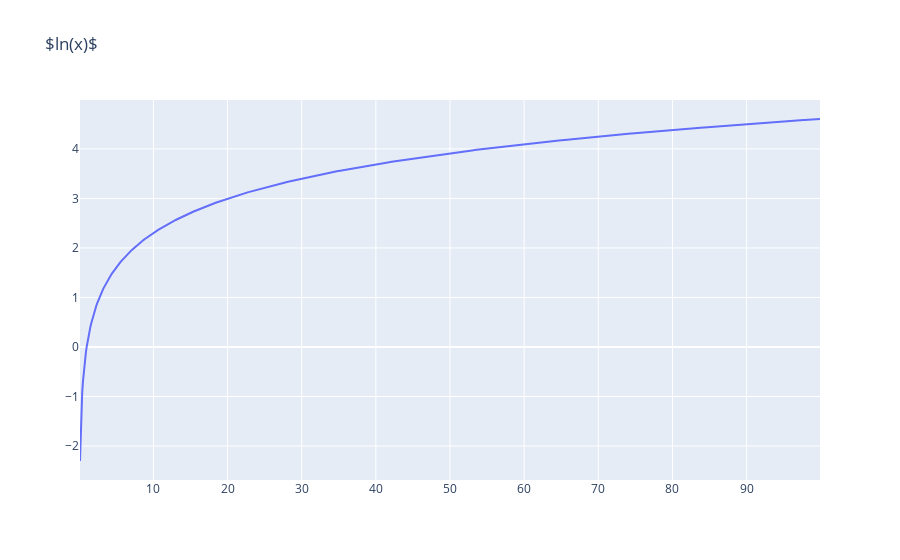

Notebook code cell kept with this figure:
### Code cell
import plotly.graph_objects as go

scatter = go.Scatter(x = x_vals, y = log_x)
go.Figure(scatter, {'title': '$ln(x)$'})

### Figure 1 — Plotly figure (JSON) as saved in the notebook; plotly's stock layout.template omitted (floating-point values rounded to 4 significant figures; data arrays with more than 128 entries replaced by an {"elided": "..."} marker saying what was removed)
{"data": [{"type": "scatter", "x": {"elided": "999 float values"}, "y": {"elided": "999 float values"}}], "layout": {"autosize": true, "title": {"text": "$ln(x)$"}, "xaxis": {"autorange": true, "range": [0.1, 99.9], "type": "linear"}, "yaxis": {"autorange": true, "range": [-2.686, 4.988], "type": "linear"}}}
